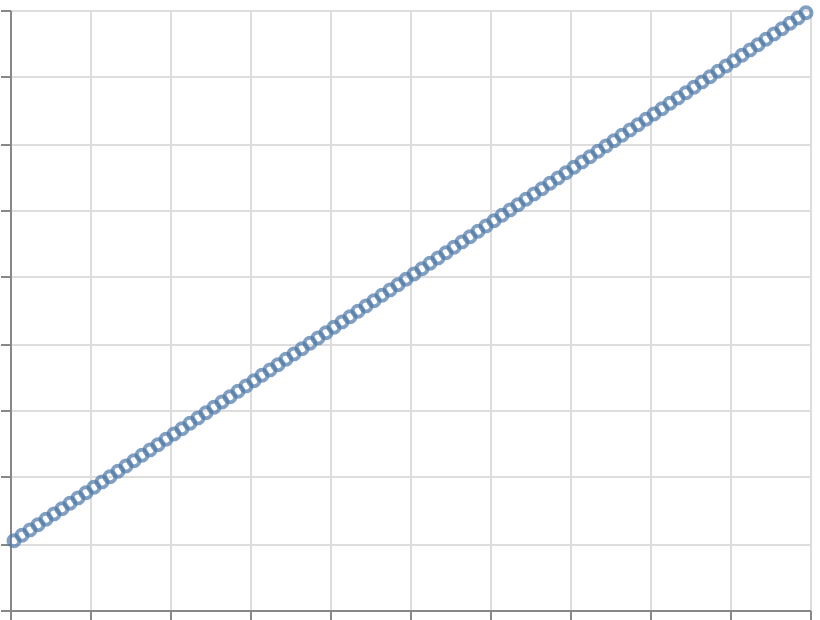

Vega-Lite specification stored for this chart:
### Vega-Lite specification from a JSON file in a GitHub repository (floating-point values rounded to 4 significant figures)
{"$schema": "https://vega.github.io/schema/vega-lite/v6.json", "width": 400, "height": 300, "padding": 5, "autosize": "none", "data": {"name": "table", "values": [{"val": 3}, {"val": 7}, {"val": 1}, {"val": 5}, {"val": 9}, {"val": 2}, {"val": 8}, {"val": 4}, {"val": 6}]}, "mark": "point", "encoding": {"x": {"field": "prob", "type": "quantitative"}, "y": {"field": "value", "type": "quantitative"}}, "transform": [{"quantile": "val", "as": ["prob", "value"]}]}
